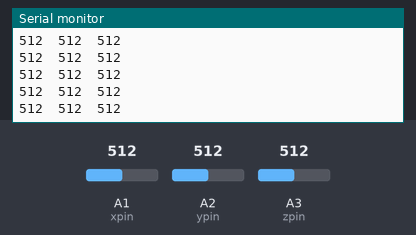
A sketch run on a simulated Arduino Uno, built with avr-gcc and run on an emulated ATmega328P. Shown: the last lines printed to the serial monitor. The inputs (shaded band) are chosen by the test bench; at power-on: A1 (xpin) = 512, A2 (ypin) = 512, A3 (zpin) = 512.

Above: at 1.2 s.
1.3 s: A1 (xpin) set to 106
At 1.8 s:
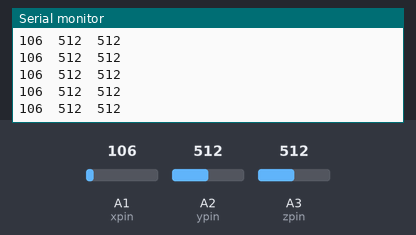
2.8 s: A1 (xpin) set to 90
At 3.6 s:
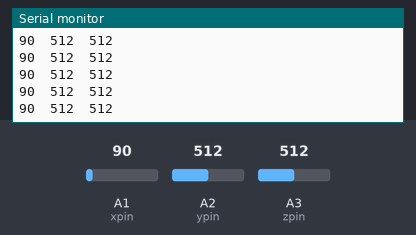
Timing chart, 0 to 5.8 s (numbered marks = the images above; inputs shaded):
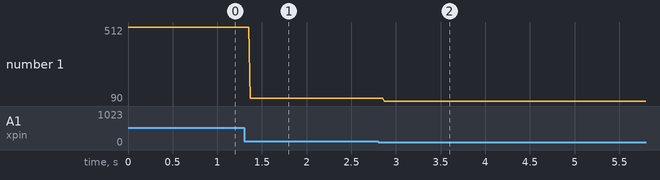

Measured:
- after the input at 1.3 s, the serial monitor: prints a new line after 0.07 s (image 1)
- after the input at 2.8 s, the serial monitor: prints a new line after 0.07 s (image 2)
- plotted number 1: 512 → 106 after the input at 1.3 s, 106 → 90 after the input at 2.8 s

The sketch:

sketch_sep06b.ino
```cpp
const int xpin = A1;
const int ypin = A2;
const int zpin = A3;
int val;

void setup() {
  Serial.begin(9600);
}

void loop() {
    int val1 = analogRead(xpin);
    int val2 = analogRead(ypin);
    int val3 = analogRead(zpin);
    Serial.print(val1);
    Serial.print("\t");
        Serial.print(val2);
        Serial.print("\t");
            Serial.print(val3);
    Serial.println();
  delay(10);
}
```
